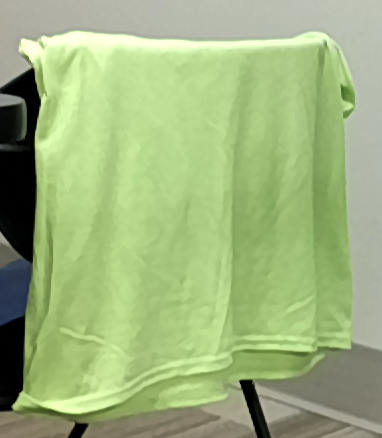
#> input picture assets/test_image.png, 382 x 438 px, found by its file name
$ python detect.py
#> lines starting #> are read from the running program, lines starting #| are printed output that depends on the picture; after the words box and inside, x2 and y2 are one past the last pixel; in counts of white or black regions, pixels touching at a corner belong together
### posters.py
import cv2

class PosterType:
    IMAGE = 0
    VIDEO = 1
    THREED = 2

class Posters:
    def __init__(self):
        self.__paths__ = []
        self.__meta__ = []
        self.__imgExt__ = ('.jpg', '.JPEG', '.jpeg', '.png', '.tiff', '.bmp', '.PNG')
        self.__vidExt__ = ('.mp4', '.avi')

    def add(self, path, *kwargs):
        _meta = (kwargs)
        self.__paths__.append(path)
        self.__meta__.append(_meta)

    # [10 lines left out: function init, not called in this run]

POSTERS = Posters()
POSTERS.add('./static/poster1.jpg', ('image', 'cat') )
POSTERS.add('./videos/vibing_cat_trim.mp4', ('image', 'cat'))

### detect.py
import cv2
import numpy as np
from posters import PosterType

def colorMasking(frame, low_color, high_color):
    h,w,c = frame.shape
    mask = cv2.inRange(frame, low_color, high_color).astype(np.float32)/255

    # convert mask to quadrilateral
    kernel = 20
    _convolved = cv2.filter2D(mask, -1, np.ones((kernel, kernel), np.float32))
    (T, _thresh) = cv2.threshold(_convolved, 1, 255, cv2.THRESH_BINARY)

    #_re_convolved = cv2.resize(_convolved, (_convolved.shape[1]//kernel, _convolved.shape[0]//kernel))
    # find x1y1 (top,left), x2y2 (bottom,right)
    indices = np.where(_thresh[:,:] > 0)

    # debug:
    _new_image = np.ndarray((h,w,c))
    _new_image[:,:,0] = _convolved; _new_image[:,:,1] = _convolved; _new_image[:,:,2] = _convolved
    x1,y1,x2,y2,x3,y3,x4,y4 = -1,-1,-1,-1,-1,-1,-1,-1

    if len(indices) > 0:
        if len(indices[0]) > 4:
            least_x, most_x = np.min(indices[1]), np.max(indices[1])
            least_y, most_y = np.min(indices[0]), np.max(indices[0])

            '''
            nx1 = np.min(indices[1])
            ny1 = indices[0][np.argmin(indices[1])]
            nx1 = (least_x + nx1)//2
            ny1 = (least_y+ny1)//2

            nx3 = np.max(indices[1])
            ny3 = indices[0][np.argmax(indices[1])]
            nx3 = (most_x + nx3)//2
            ny3 = (most_y+ny3)//2
            '''

            # cut up into four quadrants:
            x1,y1 = least_x, least_y
            x2,y2 = most_x, least_y
            x3,y3 = most_x, most_y,
            x4,y4 = least_x, most_y

            '''
            q1 = ((x1,y1), (x1+((x2-x1)//2), y1+((y4-y1)//2) ))
            q2 = ((x1+(x2-x1)//2, y1), (x2, (y1+(y3-y1)//2)))
            q3 = ( (x1+((x2-x1)//2), y1+(y3-y1)//2), (x3,y3))
            q4 = ((x1,y1+((y4-y1)//2)), (x1+((x2-x1)//2),y4))

            q2_indices_x = np.where( np.logical_and(indices[1] >= q2[0][0], indices[1] <= q2[1][0]) )[0]
            q2_indices_y = np.where( np.logical_and(indices[0] >= q2[0][1], indices[0] <= q2[1][1]) )[0]
            print(q2_indices_x.shape, q2_indices_y.shape)
            q2_indices_y = indices[0][q2_indices_y]
            q2_indices_x = indices[1][q2_indices_x]

            q4_indices_x = np.where( np.logical_and(indices[1] >= q4[0][0], indices[1] <= q4[1][0]) )[0]
            q4_indices_y = np.where( np.logical_and(indices[0] >= q4[0][1], indices[0] <= q4[1][1]) )[0]
            q4_indices_y = indices[0][q4_indices_y]
            q4_indices_x = indices[1][q4_indices_x]

            nx1, ny1 = np.max(q1_indices_x), np.min(q1_indices_y)
            print(nx1,ny1)
            _new_image = cv2.circle(_new_image, (nx1,ny1), 10, (255,0,0), -1)

            nx2, ny2 = np.max(q2_indices_x), np.min(q2_indices_y)
            nx4, ny4 = np.min(q4_indices_x), np.max(q4_indices_y)
            '''

            # debugging:

            for xy in [[x1,y1],[x2,y2],[x3,y3],[x4,y4]]:
                x,y = xy
                _new_image = cv2.circle(_new_image, (x,y), 3, (0,255,0), -1)
            _new_image = cv2.rectangle(_new_image, (x1, y1), (x3,y3), (0,0,255), 2)


            '''
            _new_image = cv2.circle(_new_image, (nx1,ny1), 5, (255,0,0), -1)
            _new_image = cv2.circle(_new_image, (nx3,ny3), 5, (255,0,0), -1)
            _new_image = cv2.circle(_new_image, (nx2,ny2), 5, (255,0,0), -1)
            _new_image = cv2.circle(_new_image, (nx4,ny4), 5, (255,0,0), -1)
            '''

    rect = [[x1,y1],[x2,y2],[x3,y3],[x4,y4]]
    return _new_image, rect

# [96 lines left out: functions projectionVector, cornerMasking, barrelDistort, lens, not called in this run]

if __name__ == '__main__':
    '''
    img = cv2.imread('test_image.png')
    cv2.imshow('corner', cornerMasking(img) )
    cv2.waitKey(-1)
    exit()
    '''

    #[ 33  86 157] [ 53 106 237]
    #[ 33  86 159] [ 53 106 239]
    #[ 33  83 163] [ 53 103 243]
    low_range = np.array([33, 83, 163])
    high_range = np.array([53, 103, 243])

    img = cv2.imread('test_image.png')
#> img is the input picture: shape (438, 382, 3); mean B, G, R 125.9, 180, 158.2
    h,w,c = img.shape
#> h = 438; w = 382; c = 3
    center_img = img[(h//2)-50:(h//2)+50, (w//2)-50:(w//2)+50,:]
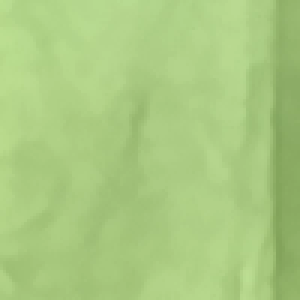
#> center_img: shape (100, 100, 3) (shown 3 times larger); mean B, G, R 128.6, 202.2, 169.5
    hsv_img = cv2.cvtColor(img, cv2.COLOR_BGR2HSV)
#> hsv_img: shape (438, 382, 3); mean H, S, V 41, 78.5, 180.5
    mask = colorMasking(hsv_img, low_range, high_range)
#> in colorMasking, `mask = cv2.inRange(frame, low_color, high_color).astype(np.float32)/255`:
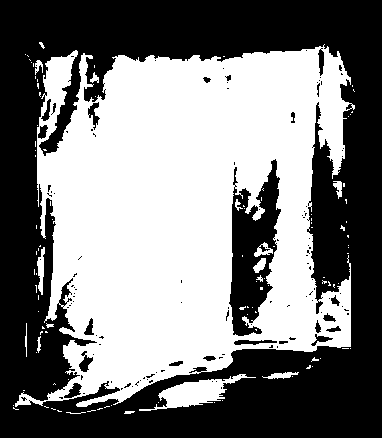
#> mask: shape (438, 382) float32; values 0 (black) and 1 (white), 49.4% white; 109 white regions (92 under 20 px), largest, box (x1, y1, x2, y2) and area: (15, 44, 355, 407) 79702, (139, 374, 256, 411) 1506, (37, 247, 45, 295) 218
#> in colorMasking, `_convolved = cv2.filter2D(mask, -1, np.ones((kernel, kernel), np.float..`:
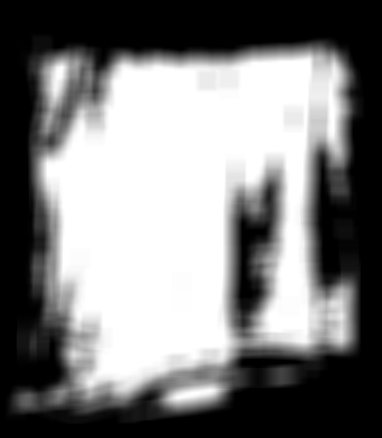
#> _convolved: shape (438, 382) float32; min -1.42e-13, max 400, mean 197.5; drawn with min black and max white
#> in colorMasking, `(T, _thresh) = cv2.threshold(_convolved, 1, 255, cv2.THRESH_BINARY)`:
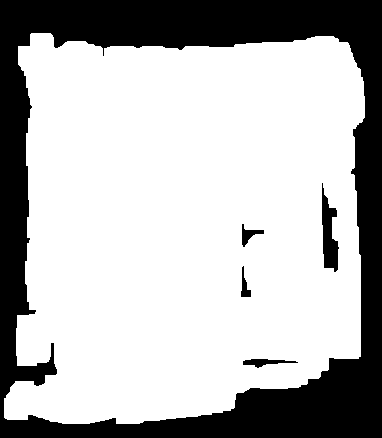
#> _thresh: shape (438, 382) float32; 71.4% white; 5 black regions, box (x1, y1, x2, y2) and area: (0, 0, 382, 438) 46477, (322, 183, 339, 272) 863, (243, 359, 298, 368) 240, (242, 224, 264, 247) 190, (241, 266, 251, 297) 146
#> in colorMasking, `indices = np.where(_thresh[:,:] > 0)`: indices = 119400 positions, rows 33 to 423, columns 4 to 364
#> in colorMasking, `_new_image[:, :, 0] = _convolved`:
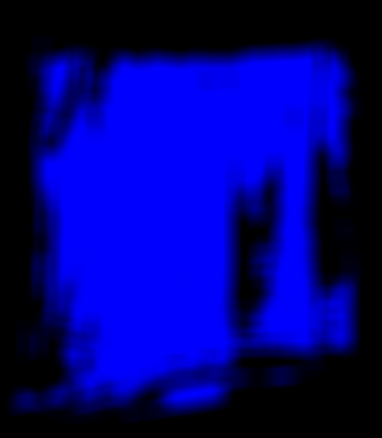
#> _new_image: shape (438, 382, 3) float64; mean of channels 0, 1, 2 197.5, 0, 0; drawn with min black and max white
#> in colorMasking, `_new_image[:, :, 1] = _convolved`:
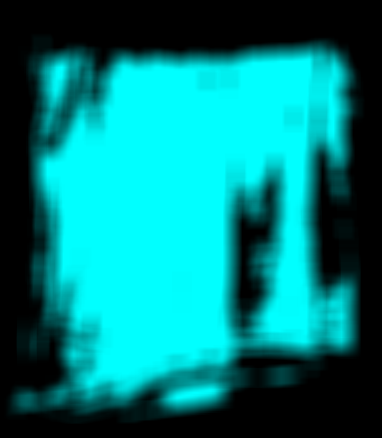
#> _new_image: shape (438, 382, 3) float64; mean of channels 0, 1, 2 197.5, 197.5, 0; drawn with min black and max white
#> in colorMasking, `least_x, most_x = np.min(indices[1]), np.max(indices[1])`: least_x = 4; most_x = 364
#> in colorMasking, `least_y, most_y = np.min(indices[0]), np.max(indices[0])`: least_y = 33; most_y = 423
#> in colorMasking, `x1,y1 = least_x, least_y`: x1 = 4; y1 = 33
#> in colorMasking, `x2,y2 = most_x, least_y`: x2 = 364; y2 = 33
#> in colorMasking, `x3,y3 = most_x, most_y,`: x3 = 364; y3 = 423
#> in colorMasking, `x4,y4 = least_x, most_y`: x4 = 4; y4 = 423
#> the loop in colorMasking, `for xy in [[x1,y1],[x2,y2],[x3,y3],[x4,y4]]:` made 4 passes
#> (x, y) on passes 1 to 4: (4, 33), (364, 33), (364, 423), (4, 423)
#> after the loop in colorMasking, `for xy in [[x1,y1],[x2,y2],[x3,y3],[x4,y4]]:`: _new_image: shape (438, 382, 3) float64; mean of channels 0, 1, 2 197.5, 197.7, 197.5
#> in colorMasking, `_new_image = cv2.rectangle(_new_image, (x1, y1), (x3,y3), (0,0,255), 2)`:
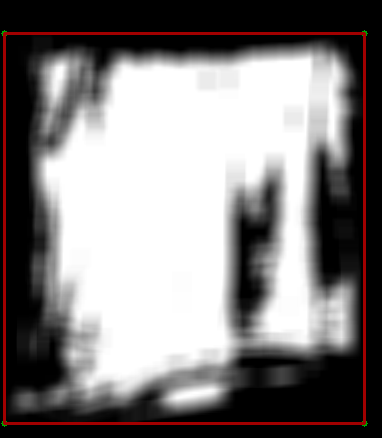
#> _new_image: shape (438, 382, 3) float64; mean of channels 0, 1, 2 197.5, 197.6, 204.3; drawn with min black and max white
#> in colorMasking, `rect = [[x1,y1],[x2,y2],[x3,y3],[x4,y4]]`: rect = [[4, 33], [364, 33], [364, 423], [4, 423]]

    cv2.imshow('mask', mask)
    cv2.imshow('rgb', img)
    #cv2.imshow('center', center_img)
    #print(cv2.cvtColor(center_img, cv2.COLOR_BGR2HSV))
    cv2.waitKey(-1)
